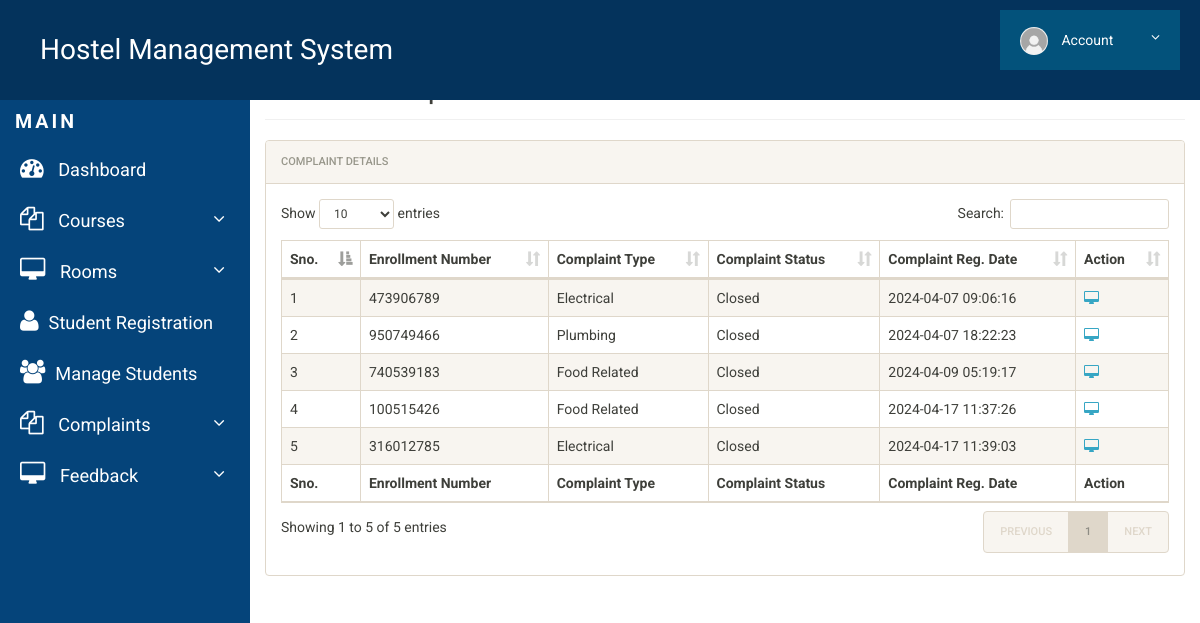
The page /closed-complaints.php (signed in) on the database its author committed.
### tables this page shows
CREATE TABLE `complaints` (
  `id` int(11) NOT NULL,
  `ComplainNumber` bigint(12) DEFAULT NULL,
  `userId` int(11) DEFAULT NULL,
  `complaintType` varchar(255) DEFAULT NULL,
  `complaintDetails` mediumtext DEFAULT NULL,
  `complaintDoc` varchar(255) DEFAULT NULL,
  `complaintStatus` varchar(255) DEFAULT NULL,
  `registrationDate` timestamp NULL DEFAULT current_timestamp()
);

### closed-complaints.php (the view, shortened to what this page needs)
<?php
include('includes/config.php');
?>
<!doctype html>
<html lang="en" class="no-js">
<head>
	<link rel="stylesheet" href="css/font-awesome.min.css">
	<link rel="stylesheet" href="css/bootstrap.min.css">
	<link rel="stylesheet" href="css/dataTables.bootstrap.min.css">
	<link rel="stylesheet" href="css/bootstrap-social.css">
	<link rel="stylesheet" href="css/bootstrap-select.css">
	<link rel="stylesheet" href="css/fileinput.min.css">
	<link rel="stylesheet" href="css/awesome-bootstrap-checkbox.css">
	<link rel="stylesheet" href="css/style.css">
</head>
<body>
	<?php include('includes/header.php');?>
	<div class="ts-main-content">
			<?php include('includes/sidebar.php');?>
		<div class="content-wrapper">
			<div class="container-fluid">
				<div class="row">
					<div class="col-md-12">
						<h2 class="page-title" style="margin-top:5%">Closed Complaints</h2>
						<div class="panel panel-default">
							<div class="panel-heading">Complaint Details</div>
							<div class="panel-body">
								<table id="zctb" class="display table table-striped table-bordered table-hover" cellspacing="0" width="100%">
									<thead>
										<tr>
											<th>Sno.</th>
											<th>Enrollment Number</th>
											<th>Complaint Type</th>
											<th>Complaint Status</th>
											<th>Complaint Reg. Date</th>
											<th>Action</th>
										</tr>
									</thead>
									<tfoot>
										<tr>
											<th>Sno.</th>
											<th>Enrollment Number</th>
											<th>Complaint Type</th>
											<th>Complaint Status</th>
											<th>Complaint Reg. Date</th>
											<th>Action</th>
										</tr>
									</tfoot>
									<tbody>
<?php
$ret="select * from complaints where complaintStatus='Closed'";
$stmt= $mysqli->prepare($ret) ;
$stmt->execute() ;
$res=$stmt->get_result();
$cnt=1;
while($row=$res->fetch_object())
	  {
	  	?>
<tr><td><?php echo $cnt;;?></td>
<td><?php echo $row->ComplainNumber;?></td>
<td><?php echo $row->complaintType;?></td>
<td><?php $cstatus=$row->complaintStatus;
if($cstatus==''):
	echo "New";
else:
echo $cstatus;
endif;
?></td>
<td><?php echo $row->registrationDate;?></td>
<td>
<a href="complaint-details.php?cid=<?php echo $row->id;?>" title="View Full Details"><i class="fa fa-desktop"></i></a>&nbsp;&nbsp;
</td>
										</tr>
									<?php
$cnt=$cnt+1;
									 } ?>
									</tbody>
								</table>
							</div>
						</div>
					</div>
				</div>
			</div>
		</div>
	</div>
</body>
</html>

### css/style.css (style rules this page uses)
html { font-size: 14px; }
@media only screen and (min-width: 480px) { html { font-size: 17px; } }
@media only screen and (min-width: 768px) { html { font-size: 14px; } }
body { font-size: 1em; }
a { color: #37a6c4; }
.panel { overflow: hidden; }
.page-title { padding-bottom: 15px; margin-bottom: 20px; border-bottom: 1px solid #f0f0f0; }
.ts-main-content .content-wrapper { padding-top: 15px; margin-top: 10px; }
@media only screen and (min-width: 992px) { .ts-main-content .content-wrapper { margin-left: 250px; } }

### rows shown on the page
complaints: ComplainNumber "473906789", complaintType "Electrical", complaintStatus "Closed", registrationDate "2024-04-07 09:06:16"
complaints: ComplainNumber "950749466", complaintType "Plumbing", complaintStatus "Closed", registrationDate "2024-04-07 18:22:23"
complaints: ComplainNumber "740539183", complaintType "Food Related", complaintStatus "Closed", registrationDate "2024-04-09 05:19:17"
complaints: ComplainNumber "100515426", complaintType "Food Related", complaintStatus "Closed", registrationDate "2024-04-17 11:37:26"
complaints: ComplainNumber "316012785", complaintType "Electrical", complaintStatus "Closed", registrationDate "2024-04-17 11:39:03"
